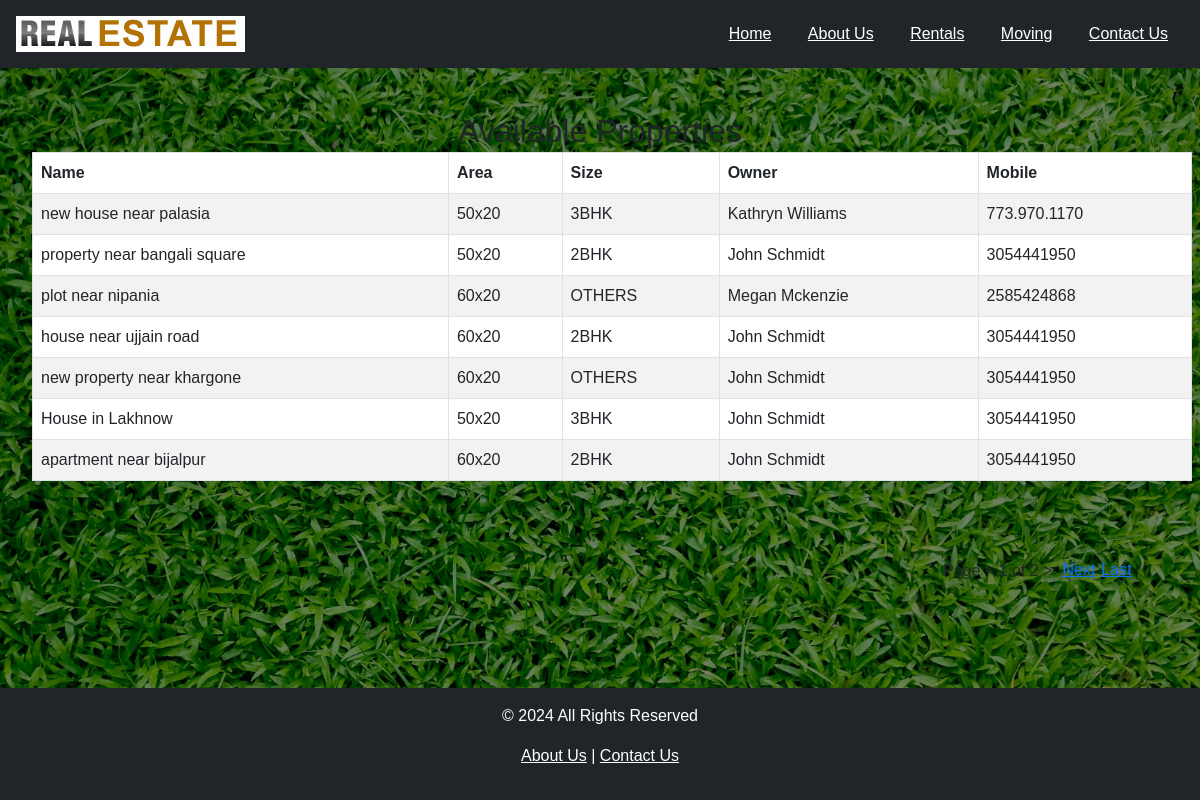
The app's page /api/buying/, older data.
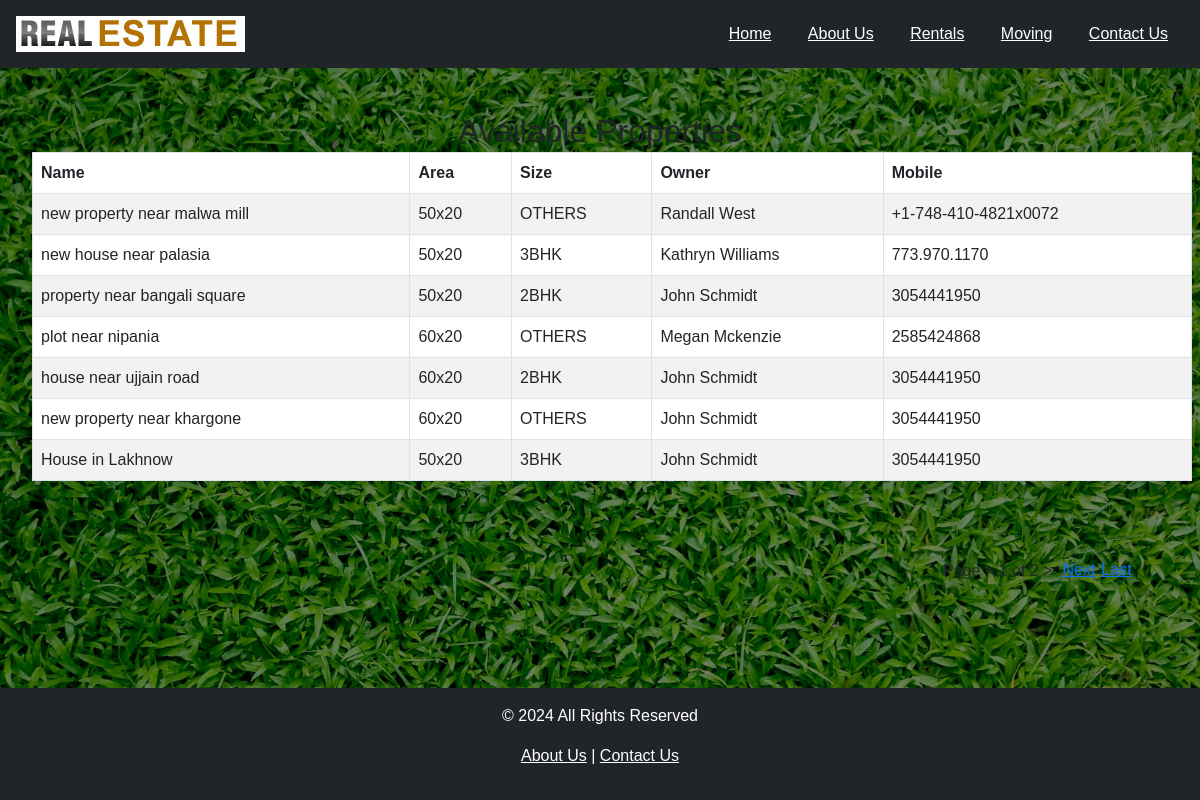
The same page, newer data.
### app1/models.py (models this page shows, shortened)
class Property(models.Model):
    PROPERTY_TYPES = [
        ("HOUSE", "House"),
        ("APARTMENT", "Apartment"),
        ("COMMERCIAL", "Commercial"),
        ("LAND", "Land"),
        ("VILLA", "Villa"),
        ("FARMHOUSE", "Farmhouse"),
    ]
    PROPERTY_SUBTYPES = [
        ("2BHK", "2BHK"),
         ("3BHK","3BHK"),
         ("4BHK","4BHK"),
         ("VILLA","VILLA"),
         ("PANT HOUSE","PANT HOUSE"),
         ("OTHERS","OTHERS")
    ]
    uuid = models.UUIDField(default=uuid.uuid4, unique=True, editable=False)
    title = models.CharField(max_length=100)
    owner = models.ForeignKey(
        Owner, on_delete=models.CASCADE, related_name="properties"
    )
    area = models.CharField(max_length=50)
    property_type = models.CharField(
        max_length=20, choices=PROPERTY_TYPES, default="HOUSE"
    )
    property_subtype = models.CharField(
        max_length=20, choices=PROPERTY_SUBTYPES, default="OTHERS"
    )

class Owner(models.Model):
    name = models.CharField(max_length=100)
    mobile = models.CharField(max_length=15, unique=True)

### app1/views.py (the view)
# urls.py: path("buying/", Property_list, name="buying"),
def Property_list(request):
    mydata = Property.objects.all().order_by("-id")
    paginator = Paginator(mydata, 7)
    page_number = request.GET.get('page')
    page_obj = paginator.get_page(page_number)
    template = loader.get_template('buying.html')
    context = {
        'properties': page_obj,
    }
    return HttpResponse(template.render(context, request))

### app1/templates/buying.html (shortened to what this page needs)
{% extends 'base.html' %}
{% load static %}
{% block content %}
<link rel="stylesheet" href="{% static 'app1/css/property_form.css'%}">
<h2 class="text-center">Available Properties</h2>
<table class="table table-striped table-bordered mt-3 buyingtable">
    <thead>
        <tr>
            <th>Name</th>
            <th>Area</th>
            <th>Size</th>
            <th>Owner</th>
            <th>Mobile</th>
        </tr>
    </thead>
    <tbody>
        {% for property in properties %}
        <tr>
            <td>{{ property.title }}</td>
            <td>{{ property.area }}</td>
            <td>{{ property.property_subtype }}</td>
            <td>{{ property.owner.name }}</td>
            <td>{{ property.owner.mobile }}</td>
        </tr>
        {% empty %}
        <tr>
            <td colspan="6" class="text-center">No properties available.</td>
        </tr>
        {% endfor %}
<div class="pagination">
    <span class="pageof">Page  < {{ properties.number }} of {{ properties.paginator.num_pages }} > </span>
    {% if properties.has_next %}
        <a href="?page={{ properties.next_page_number }}" class="next">Next</a>
        <a href="?page={{ properties.paginator.num_pages }}" class="last">Last</a>
    {% endif %}
</div>
    </tbody>
</table>
{% endblock %}

Row changes from the older to the newer data that the page shows:
no longer on this page (row unchanged): Property: title "apartment near bijalpur", area "60x20", property_subtype "2BHK", owner.name "John Schmidt", owner.mobile "3054441950"
added Property: title "new property near malwa mill", area "50x20", property_subtype "OTHERS", owner.name "Randall West", owner.mobile "+1-748-410-4821x0072"
